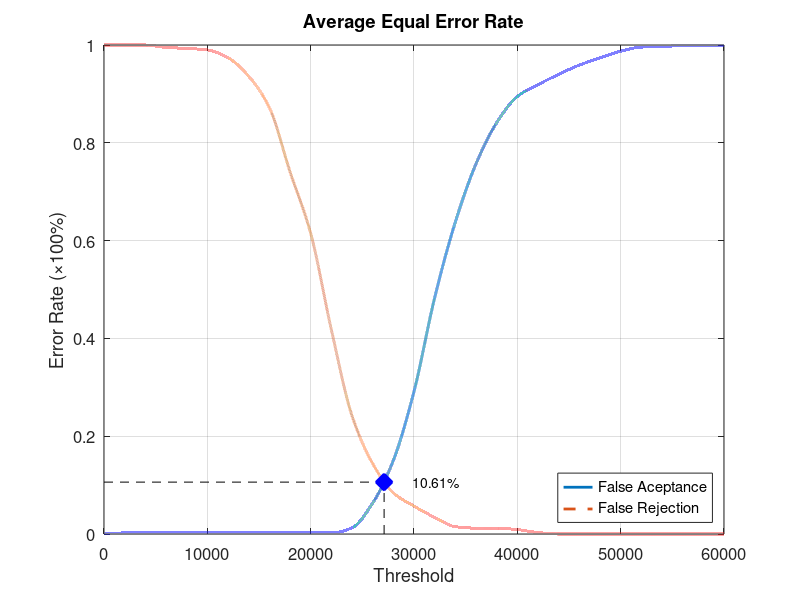
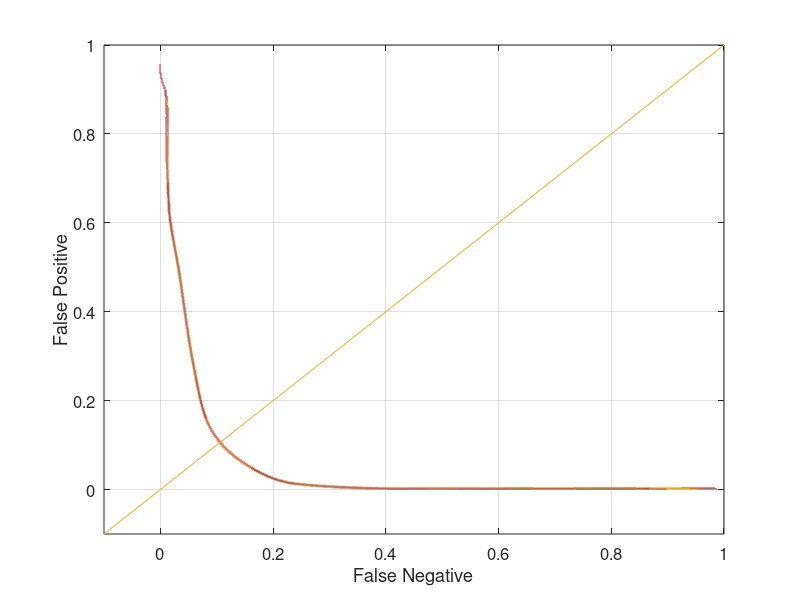

MATLAB code for these plots, in order:
function yEER = Database1Average
close all;
clear;
clc;
x = 0:2000:60000;
xq = 0:0.5:60000;

y0 = [0 0.00210526 0.00210526 0.00210526 0.00210526 0.00210526 0.00210526 0.00210526 0.00210526 0.00210526 0.00210526 0.00210526 0.0126316 0.0631579 0.150526 0.291579 0.483158 0.637895 0.756842 0.841053 0.894737 0.918947 0.94 0.958947 0.973684 0.987368 0.99579 0.996842 0.998947 0.998947 1];
yy0 = interp1(x, y0, xq, 'pchip');
y1 = [1 1 1 0.995 0.993 0.99 0.974 0.936 0.872 0.741 0.615 0.418 0.242 0.144 0.084 0.057 0.034 0.015 0.012 0.012 0.009 0.003 0 0 0 0 0 0 0 0 0];
yy1 = interp1(x, y1, xq, 'pchip');

% Calculating EER: 
y2 = abs(y0 - y1);
find(y2 == min(y2))
yy2 = abs(yy0 - yy1);
xEER = find(yy2 == min(yy2));
xEERIndex = xq(xEER) % X-axis EER
yEER = yy0(xEER) % Y-axis EER

main = figure
plot(xq, yy0,'-','LineWidth', 2);	hold on
plot(xq, yy1,'--','LineWidth', 2);	hold on
plot([xEERIndex xEERIndex], [0 yEER], 'k--');	hold on
plot([0 xEERIndex], [yEER yEER], 'k--');	hold on
plot(xEERIndex, yEER, 'bx', 'LineWidth', 10);	hold on
text(xEERIndex + 10 * xEERIndex / 100, yEER, [num2str(round((10000 * yEER)) / 100) '%'])
legend('False Aceptance', 'False Rejection', 'Location', 'SouthEast')
xlabel('Threshold')
ylabel('Error Rate (\times100%)')
title('Average Equal Error Rate')
set(gca, 'FontSize', 12)
axis([0 60000 0 1])
grid on

print(main, 'Database1AverageMain', '-dpng');
FNRxFPR = figure('Color', [1 1 1]);
plot(yy1, yy0, '-', yy1, yy0, 'LineWidth', 2);
hold on
y = -0.1:0.1:1
plot(y, y); 
set(gca, 'FontSize', 12)
xlabel('False Negative')
ylabel('False Positive')
axis([-0.1 1 -0.1 1])
set(gca, 'FontSize', 12)
grid on

print(FNRxFPR, 'Database1AverageFNRxFPR','-dpng');
end
